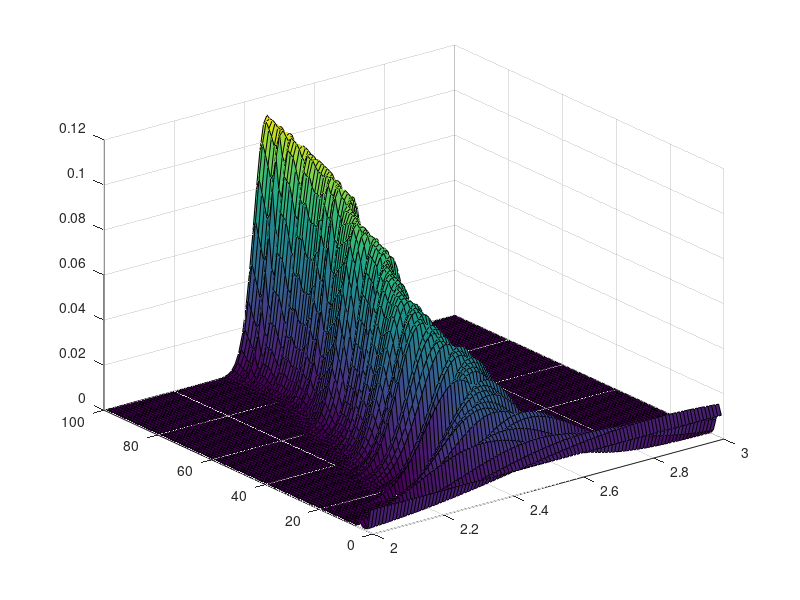

Write MATLAB code to recreate this figure.
clc;
clear all;

%bayesian learning stuffs brother
expct=@(x,px) sum(x.*px); 

%This par;t is the T1 simulation
TrueT1=2.5; %actual value of T1 that we will try to find using BL
noiseSTD=0.1; %STD of noise added to the model 
Pn=@(t) ((-2*(exp(-t/TrueT1)))+1)+noiseSTD*randn(1); %noisy model 
P=@(t,T) ((-2*(exp(-t/T)))+1); %noiseless model 
Tone=@(t,q) t./(log(2./(1-q))); %T1 based on time and polarization

%defining likelihood function to be a normal distribution
c=linspace(-1,1,1000)'; %possible polarization values
T1Space=@(t) Tone(t,c); %space transformed from polarization to T1 (not sure if this is needed) 
Likelihood=@(t,T) normpdf(c,P(t,T),noiseSTD); %t is experimental parameter (tau) 

%prior=@(tau, mean, std, T, D) ;

%Sequantial monte carlo
N=100; %number of SQM iterations
Ptest=zeros(N,1); %vector of measured polarizations
Ttest=zeros(N,1); %vector of expectation of T1
ttest=zeros(N,1); %vector of experimental parameters (tau)
Td=linspace(2,3,100)'; %vector of T1 discritizations
W=zeros(N, length(Td)); %matrix of weights
W(1,:)=ones(length(Td),1)*1/length(Td);

for j=2:N %iterating through SMC
    
Ttest(j)=expct(Td,W(j-1,:)');
ttest(j)=Ttest(j)/log(2);
Ptest(j)=Pn(ttest(j));

    for k=1:length(Td) %Updating weights 
        W(j,k)=normpdf(Ptest(j),P(ttest(j),Td(k)),noiseSTD)*W(j-1,k); 
    end 
W(j,:)=W(j,:)./sum(W(j,:));
end

%plotting stuff because stuff needs to be plotted
[X,Y]=meshgrid(Td,(1:N));
surf(X,Y,W);
%this part is the real part, the one and only, the true t1erminator


